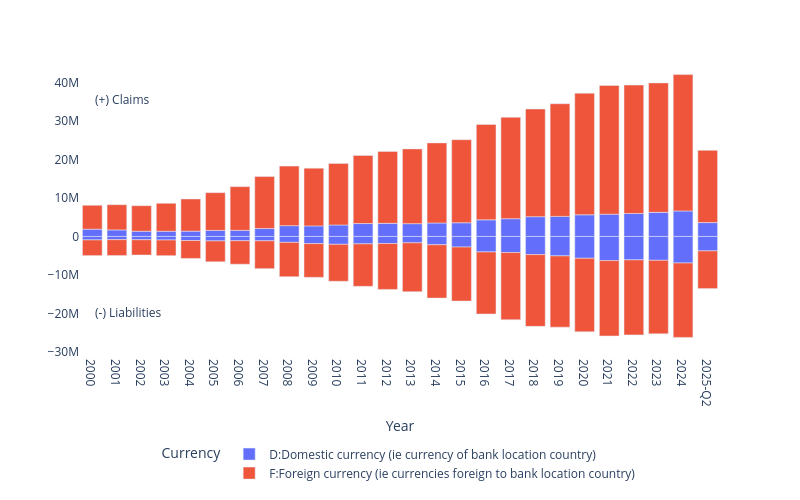

Notebook code cell kept with this figure:
### Code cell
import plotly.express as px

fig = px.bar(
    df2,
    x="Year",
    y="Value",
    color="Currency",
)

fig.update_layout(
    plot_bgcolor='white',
    width=800,
    height=500,
    margin=dict(b=100),   # Extra bottom space
    legend=dict(
        orientation="h",
        y=-0.3,           # Move legend further down
        x=0.5,
        xanchor="center",
        yanchor="top"
    )
)

fig.add_annotation(
    xref="paper", yref="paper",
    x=0.02, y=0.1,
    text="(-) Liabilities",
    showarrow=False,
    font=dict(size=12)
)

fig.add_annotation(
    xref="paper", yref="paper",
    x=0.02, y=0.9,
    text="(+) Claims",
    showarrow=False,
    font=dict(size=12)
)

fig.update_yaxes(title_text=None)

fig.show()

### Figure 1 — Plotly figure (JSON) as saved in the notebook; plotly's stock layout.template omitted (floating-point values rounded to 4 significant figures)
{"data": [{"alignmentgroup": "True", "hovertemplate": "Currency=D:Domestic currency (ie currency of bank location country)<br>Year=%{x}<br>Value=%{y}<extra></extra>", "legendgroup": "D:Domestic currency (ie currency of bank location country)", "marker": {"color": "#636efa", "pattern": {"shape": ""}}, "name": "D:Domestic currency (ie currency of bank location country)", "offsetgroup": "D:Domestic currency (ie currency of bank location country)", "orientation": "v", "showlegend": true, "textposition": "auto", "type": "bar", "x": ["2000", "2000", "2001", "2001", "2002", "2002", "2003", "2003", "2004", "2004", "2005", "2005", "2006", "2006", "2007", "2007", "2008", "2008", "2009", "2009", "2010", "2010", "2011", "2011", "2012", "2012", "2013", "2013", "2014", "2014", "2015", "2015", "2016", "2016", "2017", "2017", "2018", "2018", "2019", "2019", "2020", "2020", "2021", "2021", "2022", "2022", "2023", "2023", "2024", "2024", "2025-Q2", "2025-Q2"], "xaxis": "x", "y": [1888666, -900883, 1699528, -836139, 1351037, -864423, 1353991, -923304, 1375911, -1061464, 1572045, -1157670, 1588211, -1109228, 2055672, -1131138, 2806658, -1529578, 2747601, -1857636, 2984138, -2035951, 3349175, -1921190, 3407000.0, -1839000.0, 3326000.0, -1650000.0, 3499000.0, -2153000.0, 3555000.0, -2754000.0, 4307000.0, -4022000.0, 4611000.0, -4179000.0, 5137000.0, -4710000.0, 5215000.0, -5053000.0, 5626000.0, -5667000.0, 5786000.0, -6270000.0, 5972000.0, -6082000.0, 6256000.0, -6198000.0, 6627000.0, -6891000.0, 3602000.0, -3745000.0], "yaxis": "y"}, {"alignmentgroup": "True", "hovertemplate": "Currency=F:Foreign currency (ie currencies foreign to bank location country)<br>Year=%{x}<br>Value=%{y}<extra></extra>", "legendgroup": "F:Foreign currency (ie currencies foreign to bank location country)", "marker": {"color": "#EF553B", "pattern": {"shape": ""}}, "name": "F:Foreign currency (ie currencies foreign to bank location country)", "offsetgroup": "F:Foreign currency (ie currencies foreign to bank location country)", "orientation": "v", "showlegend": true, "textposition": "auto", "type": "bar", "x": ["2000", "2000", "2001", "2001", "2002", "2002", "2003", "2003", "2004", "2004", "2005", "2005", "2006", "2006", "2007", "2007", "2008", "2008", "2009", "2009", "2010", "2010", "2011", "2011", "2012", "2012", "2013", "2013", "2014", "2014", "2015", "2015", "2016", "2016", "2017", "2017", "2018", "2018", "2019", "2019", "2020", "2020", "2021", "2021", "2022", "2022", "2023", "2023", "2024", "2024", "2025-Q2", "2025-Q2"], "xaxis": "x", "y": [6211234, -4070971, 6545115, -4126632, 6632867, -3954862, 7263651, -4068826, 8360836, -4651464, 9800948, -5416225, 11348124, -6102894, 13508803, -7237208, 15463851, -8929711, 14986597, -8759692, 15993152, -9603102, 17674771, -11028094, 18690000.0, -11910000.0, 19420000.0, -12690000.0, 20800000.0, -13850000.0, 21570000.0, -14030000.0, 24790000.0, -16130000.0, 26360000.0, -17460000.0, 27970000.0, -18640000.0, 29260000.0, -18510000.0, 31580000.0, -19100000.0, 33430000.0, -19580000.0, 33350000.0, -19490000.0, 33630000.0, -19100000.0, 35410000.0, -19330000.0, 18760000.0, -9795928], "yaxis": "y"}], "layout": {"annotations": [{"font": {"size": 12}, "showarrow": false, "text": "(-) Liabilities", "x": 0.02, "xref": "paper", "y": 0.1, "yref": "paper"}, {"font": {"size": 12}, "showarrow": false, "text": "(+) Claims", "x": 0.02, "xref": "paper", "y": 0.9, "yref": "paper"}], "barmode": "relative", "height": 500, "legend": {"orientation": "h", "title": {"text": "Currency"}, "tracegroupgap": 0, "x": 0.5, "xanchor": "center", "y": -0.3, "yanchor": "top"}, "margin": {"b": 100, "t": 60}, "plot_bgcolor": "white", "width": 800, "xaxis": {"anchor": "y", "domain": [0, 1], "title": {"text": "Year"}}, "yaxis": {"anchor": "x", "domain": [0, 1], "title": {}}}}
